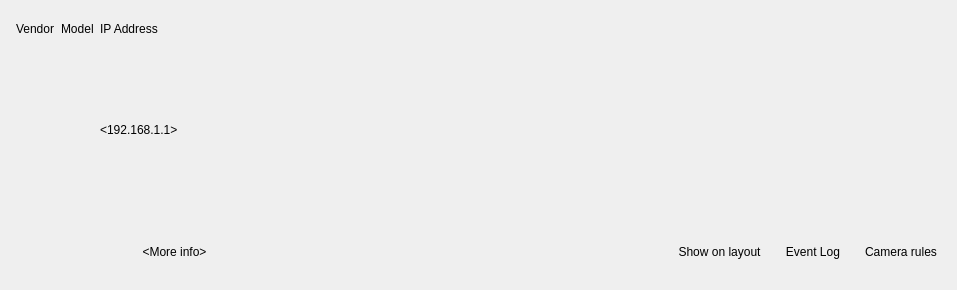
<?xml version="1.0" encoding="UTF-8"?>
<ui version="4.0">
 <class>CameraInfoWidget</class>
 <widget class="QWidget" name="CameraInfoWidget">
  <property name="geometry">
   <rect>
    <x>0</x>
    <y>0</y>
    <width>957</width>
    <height>290</height>
   </rect>
  </property>
  <layout class="QVBoxLayout" name="verticalLayout">
   <property name="spacing">
    <number>8</number>
   </property>
   <property name="leftMargin">
    <number>8</number>
   </property>
   <property name="topMargin">
    <number>14</number>
   </property>
   <property name="rightMargin">
    <number>16</number>
   </property>
   <property name="bottomMargin">
    <number>12</number>
   </property>
   <item>
    <widget class="nx::client::desktop::EditableLabel" name="nameLabel" native="true"/>
   </item>
   <item>
    <widget class="QStackedWidget" name="stackedWidget">
     <widget class="QWidget" name="lessInfoPage">
      <layout class="QGridLayout" name="gridLayout" rowstretch="0,1" columnstretch="0,0,1">
       <property name="leftMargin">
        <number>8</number>
       </property>
       <property name="topMargin">
        <number>0</number>
       </property>
       <property name="rightMargin">
        <number>0</number>
       </property>
       <property name="bottomMargin">
        <number>0</number>
       </property>
       <item row="0" column="1">
        <widget class="QLabel" name="modelTitleLabel">
         <property name="text">
          <string>Model</string>
         </property>
        </widget>
       </item>
       <item row="0" column="0">
        <widget class="QLabel" name="vendorTitleLabel">
         <property name="text">
          <string>Vendor</string>
         </property>
        </widget>
       </item>
       <item row="1" column="1">
        <widget class="QLabel" name="modelLabel">
         <property name="text">
          <string notr="true">&lt;E96&gt;</string>
         </property>
         <property name="textInteractionFlags">
          <set>Qt::LinksAccessibleByMouse|Qt::TextSelectableByMouse</set>
         </property>
        </widget>
       </item>
       <item row="1" column="0">
        <widget class="QLabel" name="vendorLabel">
         <property name="text">
          <string notr="true">&lt;ACTI&gt;</string>
         </property>
         <property name="textInteractionFlags">
          <set>Qt::LinksAccessibleByMouse|Qt::TextSelectableByMouse</set>
         </property>
        </widget>
       </item>
       <item row="0" column="2">
        <widget class="QLabel" name="ipAddressTitleLabel">
         <property name="text">
          <string>IP Address</string>
         </property>
        </widget>
       </item>
       <item row="1" column="2">
        <widget class="QLabel" name="ipAddressLabel">
         <property name="text">
          <string notr="true">&lt;192.168.1.1&gt;</string>
         </property>
         <property name="textInteractionFlags">
          <set>Qt::LinksAccessibleByMouse|Qt::TextSelectableByMouse</set>
         </property>
        </widget>
       </item>
      </layout>
     </widget>
     <widget class="QWidget" name="moreInfoPage">
      <layout class="QVBoxLayout" name="verticalLayout_2" stretch="0,0,0">
       <property name="spacing">
        <number>8</number>
       </property>
       <property name="leftMargin">
        <number>8</number>
       </property>
       <property name="topMargin">
        <number>0</number>
       </property>
       <property name="rightMargin">
        <number>0</number>
       </property>
       <property name="bottomMargin">
        <number>0</number>
       </property>
       <item>
        <layout class="QFormLayout" name="detailInfoLayout">
         <property name="horizontalSpacing">
          <number>12</number>
         </property>
         <property name="verticalSpacing">
          <number>0</number>
         </property>
         <item row="0" column="0">
          <widget class="QLabel" name="vendorDetailTitleLabel">
           <property name="text">
            <string>Vendor</string>
           </property>
          </widget>
         </item>
         <item row="1" column="0">
          <widget class="QLabel" name="modelDetailTitleLabel">
           <property name="text">
            <string>Model</string>
           </property>
          </widget>
         </item>
         <item row="2" column="0">
          <widget class="QLabel" name="firmwareTitleLabel">
           <property name="text">
            <string>Firmware</string>
           </property>
          </widget>
         </item>
         <item row="0" column="1">
          <widget class="QLabel" name="vendorDetailLabel">
           <property name="minimumSize">
            <size>
             <width>0</width>
             <height>20</height>
            </size>
           </property>
           <property name="text">
            <string notr="true">&lt;ACTI&gt;</string>
           </property>
           <property name="textInteractionFlags">
            <set>Qt::LinksAccessibleByMouse|Qt::TextSelectableByMouse</set>
           </property>
          </widget>
         </item>
         <item row="1" column="1">
          <widget class="QLabel" name="modelDetailLabel">
           <property name="minimumSize">
            <size>
             <width>0</width>
             <height>20</height>
            </size>
           </property>
           <property name="text">
            <string notr="true">&lt;E96&gt;</string>
           </property>
           <property name="textInteractionFlags">
            <set>Qt::LinksAccessibleByMouse|Qt::TextSelectableByMouse</set>
           </property>
          </widget>
         </item>
         <item row="2" column="1">
          <widget class="QLabel" name="firmwareLabel">
           <property name="minimumSize">
            <size>
             <width>0</width>
             <height>20</height>
            </size>
           </property>
           <property name="text">
            <string notr="true">&lt;A1D-500-V6.05.16-AC&gt;</string>
           </property>
           <property name="textInteractionFlags">
            <set>Qt::LinksAccessibleByMouse|Qt::TextSelectableByMouse</set>
           </property>
          </widget>
         </item>
        </layout>
       </item>
       <item>
        <layout class="QFormLayout" name="networkInfoLayout">
         <property name="horizontalSpacing">
          <number>12</number>
         </property>
         <property name="verticalSpacing">
          <number>0</number>
         </property>
         <item row="0" column="0">
          <widget class="QLabel" name="ipAddressDetailTitleLabel">
           <property name="text">
            <string>IP Address</string>
           </property>
          </widget>
         </item>
         <item row="1" column="0">
          <widget class="QLabel" name="webPageTitleLabel">
           <property name="text">
            <string>Web Page</string>
           </property>
          </widget>
         </item>
         <item row="2" column="0">
          <widget class="QLabel" name="macAddressTitleLabel">
           <property name="text">
            <string>MAC Address</string>
           </property>
          </widget>
         </item>
         <item row="1" column="1">
          <widget class="QLabel" name="webPageLabel">
           <property name="minimumSize">
            <size>
             <width>0</width>
             <height>20</height>
            </size>
           </property>
           <property name="text">
            <string notr="true">&lt;http://192.168.1.1/&gt;</string>
           </property>
           <property name="openExternalLinks">
            <bool>true</bool>
           </property>
          </widget>
         </item>
         <item row="2" column="1">
          <widget class="QLabel" name="macAddressLabel">
           <property name="minimumSize">
            <size>
             <width>0</width>
             <height>20</height>
            </size>
           </property>
           <property name="text">
            <string notr="true">&lt;00-0F-7C-0C-76-E9&gt;</string>
           </property>
           <property name="textInteractionFlags">
            <set>Qt::LinksAccessibleByMouse|Qt::TextSelectableByMouse</set>
           </property>
          </widget>
         </item>
         <item row="0" column="1">
          <widget class="QWidget" name="pingControlsWidget" native="true">
           <property name="maximumSize">
            <size>
             <width>16777215</width>
             <height>20</height>
            </size>
           </property>
           <layout class="QHBoxLayout" name="ipAddressDetailLayout">
            <property name="spacing">
             <number>12</number>
            </property>
            <property name="leftMargin">
             <number>0</number>
            </property>
            <property name="topMargin">
             <number>0</number>
            </property>
            <property name="rightMargin">
             <number>0</number>
            </property>
            <property name="bottomMargin">
             <number>0</number>
            </property>
            <item>
             <widget class="QLabel" name="ipAddressDetailLabel">
              <property name="text">
               <string notr="true">&lt;192.168.1.1&gt;</string>
              </property>
              <property name="textInteractionFlags">
               <set>Qt::LinksAccessibleByMouse|Qt::TextSelectableByMouse</set>
              </property>
             </widget>
            </item>
            <item>
             <widget class="QPushButton" name="pingButton">
              <property name="text">
               <string>Ping</string>
              </property>
              <property name="iconSize">
               <size>
                <width>20</width>
                <height>20</height>
               </size>
              </property>
              <property name="flat">
               <bool>true</bool>
              </property>
             </widget>
            </item>
            <item>
             <spacer name="horizontalSpacer_2">
              <property name="orientation">
               <enum>Qt::Horizontal</enum>
              </property>
              <property name="sizeHint" stdset="0">
               <size>
                <width>40</width>
                <height>1</height>
               </size>
              </property>
             </spacer>
            </item>
           </layout>
          </widget>
         </item>
        </layout>
       </item>
       <item>
        <layout class="QFormLayout" name="serviceInfoLayout">
         <property name="horizontalSpacing">
          <number>12</number>
         </property>
         <property name="verticalSpacing">
          <number>0</number>
         </property>
         <item row="0" column="0">
          <widget class="QLabel" name="cameraIdTitleLabel">
           <property name="text">
            <string>Camera ID</string>
           </property>
          </widget>
         </item>
         <item row="1" column="0">
          <widget class="QLabel" name="primaryStreamTitleLabel">
           <property name="text">
            <string>Primary Stream</string>
           </property>
          </widget>
         </item>
         <item row="2" column="0">
          <widget class="QLabel" name="secondaryStreamTitleLabel">
           <property name="text">
            <string>Secondary Stream</string>
           </property>
          </widget>
         </item>
         <item row="0" column="1">
          <widget class="QLabel" name="cameraIdLabel">
           <property name="minimumSize">
            <size>
             <width>0</width>
             <height>20</height>
            </size>
           </property>
           <property name="text">
            <string notr="true">&lt;cf5bac1d-6b93-e517-41ab-6f13bbc7a2af&gt;</string>
           </property>
           <property name="textInteractionFlags">
            <set>Qt::LinksAccessibleByMouse|Qt::TextSelectableByMouse</set>
           </property>
          </widget>
         </item>
         <item row="2" column="1">
          <widget class="QWidget" name="secondaryStreamControlWidget" native="true">
           <property name="maximumSize">
            <size>
             <width>16777215</width>
             <height>20</height>
            </size>
           </property>
           <layout class="QHBoxLayout" name="secondaryStreamLayout">
            <property name="spacing">
             <number>12</number>
            </property>
            <property name="leftMargin">
             <number>0</number>
            </property>
            <property name="topMargin">
             <number>0</number>
            </property>
            <property name="rightMargin">
             <number>0</number>
            </property>
            <property name="bottomMargin">
             <number>0</number>
            </property>
            <item>
             <widget class="QLabel" name="secondaryStreamLabel">
              <property name="text">
               <string notr="true">&lt;rtsp://192.168.0.18:554/axis-media/media.amp?streamprofile=hdwitnessSecondary&gt;</string>
              </property>
              <property name="textInteractionFlags">
               <set>Qt::LinksAccessibleByMouse|Qt::TextSelectableByMouse</set>
              </property>
             </widget>
            </item>
            <item>
             <widget class="nx::client::desktop::ClipboardButton" name="secondaryStreamCopyButton">
              <property name="text">
               <string notr="true">&lt;Copy&gt;</string>
              </property>
              <property name="iconSize">
               <size>
                <width>20</width>
                <height>20</height>
               </size>
              </property>
              <property name="flat">
               <bool>true</bool>
              </property>
             </widget>
            </item>
            <item>
             <spacer name="secondaryStreamSpacer">
              <property name="orientation">
               <enum>Qt::Horizontal</enum>
              </property>
              <property name="sizeHint" stdset="0">
               <size>
                <width>40</width>
                <height>1</height>
               </size>
              </property>
             </spacer>
            </item>
           </layout>
          </widget>
         </item>
         <item row="1" column="1">
          <widget class="QWidget" name="primaryStreamControlWidget" native="true">
           <property name="maximumSize">
            <size>
             <width>16777215</width>
             <height>20</height>
            </size>
           </property>
           <layout class="QHBoxLayout" name="primaryStreamLayout">
            <property name="spacing">
             <number>12</number>
            </property>
            <property name="leftMargin">
             <number>0</number>
            </property>
            <property name="topMargin">
             <number>0</number>
            </property>
            <property name="rightMargin">
             <number>0</number>
            </property>
            <property name="bottomMargin">
             <number>0</number>
            </property>
            <item>
             <widget class="QLabel" name="primaryStreamLabel">
              <property name="text">
               <string notr="true">&lt;rtsp://192.168.0.18:554/axis-media/media.amp?streamprofile=hdwitnessPrimary&gt;</string>
              </property>
              <property name="textInteractionFlags">
               <set>Qt::LinksAccessibleByMouse|Qt::TextSelectableByMouse</set>
              </property>
             </widget>
            </item>
            <item>
             <widget class="nx::client::desktop::ClipboardButton" name="primaryStreamCopyButton">
              <property name="text">
               <string notr="true">&lt;Copy&gt;</string>
              </property>
              <property name="flat">
               <bool>true</bool>
              </property>
             </widget>
            </item>
            <item>
             <spacer name="primaryStreamSpacer">
              <property name="orientation">
               <enum>Qt::Horizontal</enum>
              </property>
              <property name="sizeHint" stdset="0">
               <size>
                <width>40</width>
                <height>20</height>
               </size>
              </property>
             </spacer>
            </item>
           </layout>
          </widget>
         </item>
        </layout>
       </item>
      </layout>
     </widget>
    </widget>
   </item>
   <item>
    <layout class="QHBoxLayout" name="horizontalLayout">
     <item>
      <widget class="QStackedWidget" name="controlsStackedWidget">
       <property name="currentIndex">
        <number>0</number>
       </property>
       <widget class="QWidget" name="toggleInfoPage">
        <layout class="QVBoxLayout" name="verticalLayout_3">
         <property name="leftMargin">
          <number>4</number>
         </property>
         <property name="topMargin">
          <number>0</number>
         </property>
         <property name="rightMargin">
          <number>0</number>
         </property>
         <property name="bottomMargin">
          <number>0</number>
         </property>
         <item>
          <widget class="QPushButton" name="toggleInfoButton">
           <property name="text">
            <string notr="true">&lt;More info&gt;</string>
           </property>
           <property name="flat">
            <bool>true</bool>
           </property>
          </widget>
         </item>
        </layout>
       </widget>
       <widget class="QWidget" name="multipleCamerasNamePage">
        <layout class="QVBoxLayout" name="verticalLayout_4">
         <property name="leftMargin">
          <number>0</number>
         </property>
         <property name="topMargin">
          <number>0</number>
         </property>
         <property name="rightMargin">
          <number>0</number>
         </property>
         <property name="bottomMargin">
          <number>0</number>
         </property>
         <item>
          <widget class="nx::client::desktop::EditableLabel" name="multipleNameLabel" native="true"/>
         </item>
        </layout>
       </widget>
      </widget>
     </item>
     <item>
      <spacer name="horizontalSpacer">
       <property name="orientation">
        <enum>Qt::Horizontal</enum>
       </property>
       <property name="sizeHint" stdset="0">
        <size>
         <width>40</width>
         <height>20</height>
        </size>
       </property>
      </spacer>
     </item>
     <item>
      <widget class="QPushButton" name="showOnLayoutButton">
       <property name="text">
        <string>Show on layout</string>
       </property>
       <property name="flat">
        <bool>true</bool>
       </property>
      </widget>
     </item>
     <item>
      <widget class="QPushButton" name="eventLogButton">
       <property name="text">
        <string>Event Log</string>
       </property>
       <property name="flat">
        <bool>true</bool>
       </property>
      </widget>
     </item>
     <item>
      <widget class="QPushButton" name="cameraRulesButton">
       <property name="text">
        <string>Camera rules</string>
       </property>
       <property name="flat">
        <bool>true</bool>
       </property>
      </widget>
     </item>
    </layout>
   </item>
  </layout>
 </widget>
 <customwidgets>
  <customwidget>
   <class>nx::client::desktop::EditableLabel</class>
   <extends>QWidget</extends>
   <header location="global">nx/client/desktop/common/widgets/editable_label.h</header>
   <container>1</container>
  </customwidget>
  <customwidget>
   <class>nx::client::desktop::ClipboardButton</class>
   <extends>QPushButton</extends>
   <header location="global">nx/client/desktop/common/widgets/clipboard_button.h</header>
  </customwidget>
 </customwidgets>
 <resources/>
 <connections/>
</ui>
